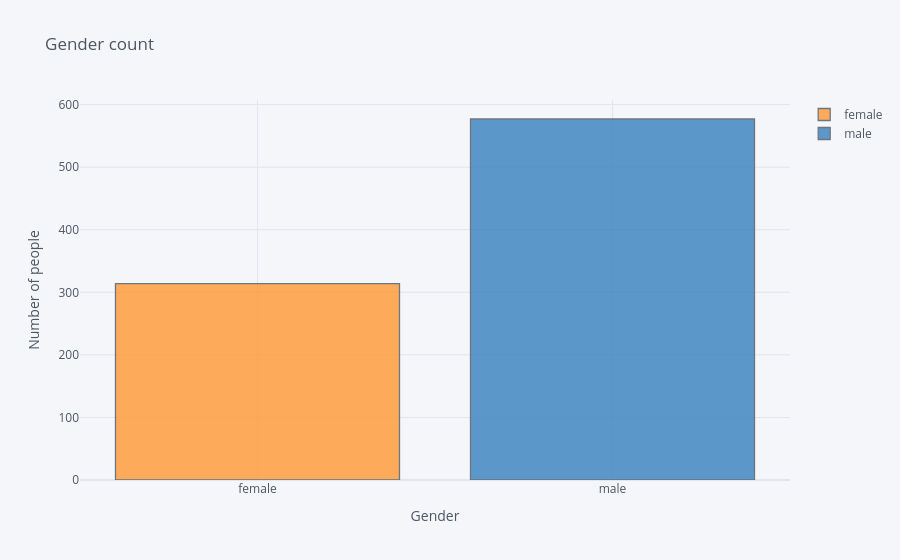

Write notebook code for a chart like this one.
### Code cell
# checking number of male and female passingers 
train.pivot(columns='Sex', values='Sex').iplot(kind='hist', title = 'Gender count', yTitle ='Number of people', xTitle='Gender')

### Figure 1 — Plotly figure (JSON) as saved in the notebook; plotly's stock layout.template omitted (floating-point values rounded to 4 significant figures; data arrays with more than 128 entries replaced by an {"elided": "..."} marker saying what was removed)
{"data": [{"histfunc": "count", "histnorm": "", "marker": {"color": "rgba(255, 153, 51, 1.0)", "line": {"color": "#4D5663", "width": 1.3}}, "name": "female", "opacity": 0.8, "orientation": "v", "type": "histogram", "x": {"elided": "891 str values"}}, {"histfunc": "count", "histnorm": "", "marker": {"color": "rgba(55, 128, 191, 1.0)", "line": {"color": "#4D5663", "width": 1.3}}, "name": "male", "opacity": 0.8, "orientation": "v", "type": "histogram", "x": {"elided": "891 str values"}}], "layout": {"barmode": "overlay", "legend": {"bgcolor": "#F5F6F9", "font": {"color": "#4D5663"}}, "paper_bgcolor": "#F5F6F9", "plot_bgcolor": "#F5F6F9", "title": {"font": {"color": "#4D5663"}, "text": "Gender count"}, "xaxis": {"gridcolor": "#E1E5ED", "showgrid": true, "tickfont": {"color": "#4D5663"}, "title": {"font": {"color": "#4D5663"}, "text": "Gender"}, "zerolinecolor": "#E1E5ED"}, "yaxis": {"gridcolor": "#E1E5ED", "showgrid": true, "tickfont": {"color": "#4D5663"}, "title": {"font": {"color": "#4D5663"}, "text": "Number of people"}, "zerolinecolor": "#E1E5ED"}}}
